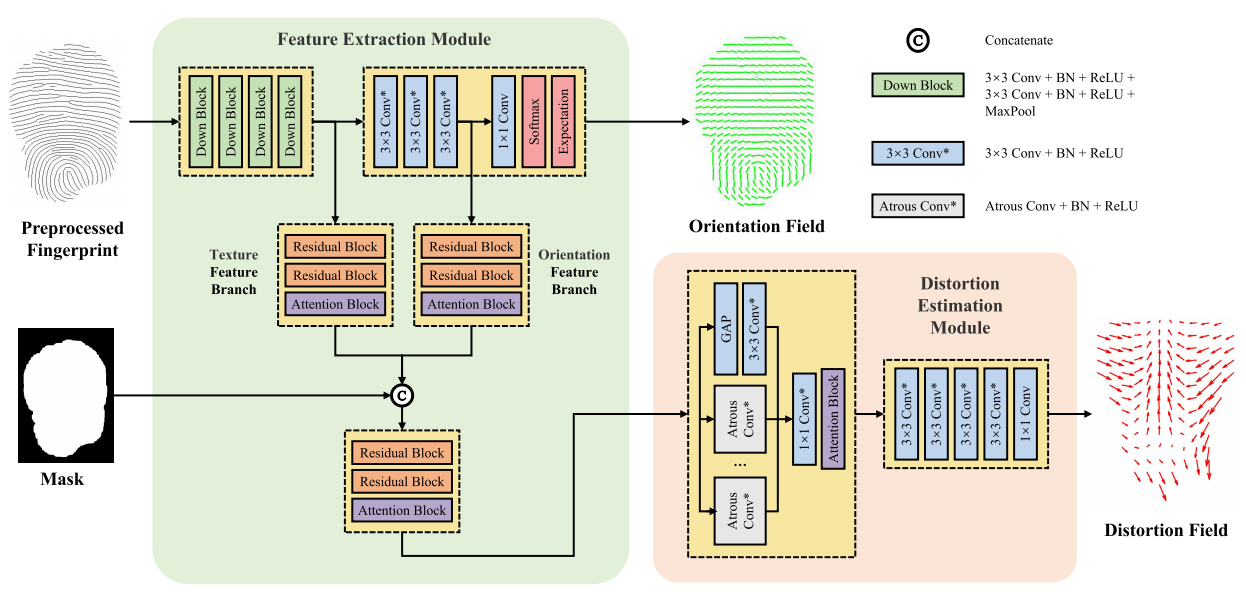
#> input picture imgs/1.png, 1246 x 594 px; its folder holds only this picture in this run
$ python -i fp_segmentation.py   (imports and definitions only)   (older library calls are emulated)
#> lines starting #> are read from the running program, lines starting #| are printed output that depends on the picture; after the words box and inside, x2 and y2 are one past the last pixel; in counts of white or black regions, pixels touching at a corner belong together
### tools/fp_orientation.py
'''
Description:
Author: Xiongjun Guan
Date: 2024-05-22 16:03:33
version: 0.0.1
LastEditors: Xiongjun Guan
LastEditTime: 2024-05-22 16:05:58

Copyright (C) 2024 by Xiongjun Guan, Tsinghua University. All rights reserved.
'''
import os

import numpy as np
import scipy.ndimage as ndi


def calc_orientation_graident(img, win_size=16, stride=8):
    # img = exposure.equalize_adapthist(img) * 255
#> called with win_size = 16, stride = 8
    Gx, Gy = np.gradient(img.astype(np.float32))
    Gxx = ndi.gaussian_filter(Gx**2, win_size / 4)
    Gyy = ndi.gaussian_filter(Gy**2, win_size / 4)
    Gxy = ndi.gaussian_filter(-Gx * Gy, win_size / 4)
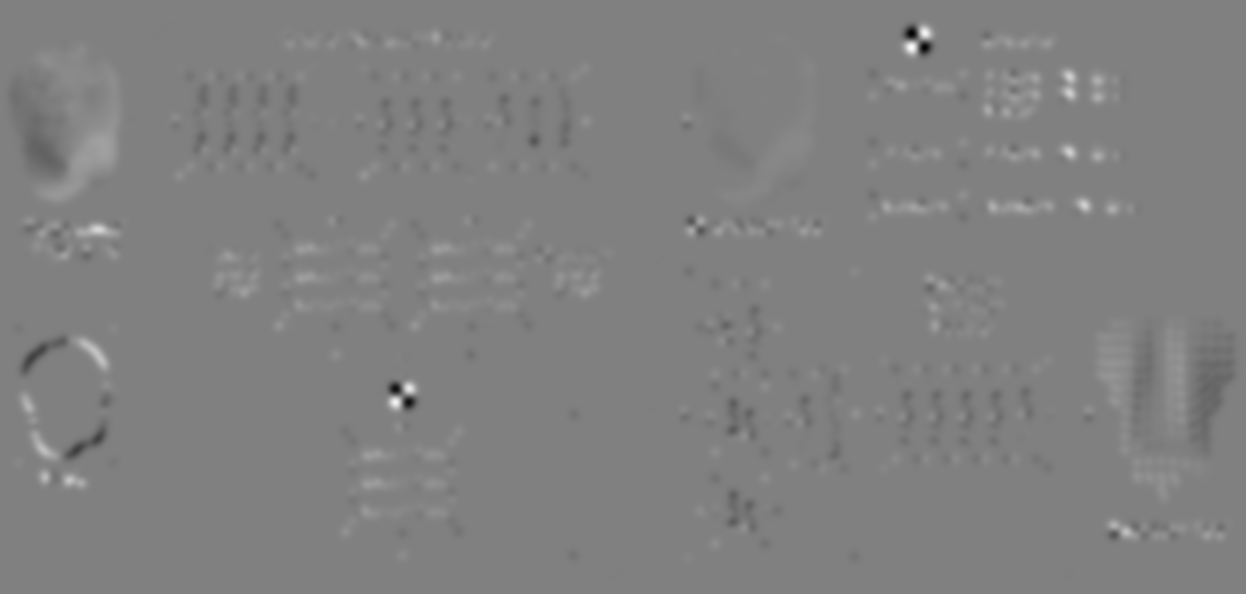
#> Gxy: shape (594, 1246) float32; min -2795.9, max 2757.2, mean 9; drawn with min black and max white
    coh = np.sqrt(
        (Gxx - Gyy)**2 + 4 * Gxy**2)  # / (Gxx + Gyy).clip(1e-6, None)
    if stride != 1:
        Gxx = ndi.uniform_filter(Gxx, stride)[::stride, ::stride]
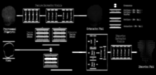
#> Gxx: shape (75, 156) float32; min -1.11e-16, max 5780.5, mean 495.5; drawn with min black and max white
        Gyy = ndi.uniform_filter(Gyy, stride)[::stride, ::stride]
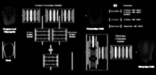
#> Gyy: shape (75, 156) float32; min -1.11e-16, max 5735.4, mean 565.1; drawn with min black and max white
        Gxy = ndi.uniform_filter(Gxy, stride)[::stride, ::stride]
#> Gxy: shape (75, 156) float32
        coh = ndi.uniform_filter(coh, stride)[::stride, ::stride]
#> coh: shape (75, 156) float32
    ori = np.arctan2(2 * Gxy, Gxx - Gyy) * 90 / np.pi
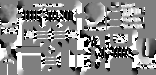
#> ori: shape (75, 156) float32; min -90, max 90, mean 7.7; drawn with min black and max white
    return ori, coh

### tools/fp_segmentation.py
'''
Description:
Author: Xiongjun Guan
Date: 2024-05-22 16:03:05
version: 0.0.1
LastEditors: Xiongjun Guan
LastEditTime: 2024-05-22 16:06:06

Copyright (C) 2024 by Xiongjun Guan, Tsinghua University. All rights reserved.
'''
import os
import os.path as osp
import sys
from glob import glob

import numpy as np
import scipy.ndimage as ndi
import torch
import torch.nn.functional as F
from PIL import Image, ImageDraw
from scipy.spatial import ConvexHull
from skimage import morphology
from skimage.filters import sobel
from skimage.segmentation import watershed

sys.path.append(osp.dirname(osp.abspath(__file__)))
from fp_orientation import calc_orientation_graident


def ridge_coherence(img, win_size=8, stride=8):
    Gx, Gy = np.gradient(img.astype(np.float32))
    coh = np.sqrt((Gx**2 - Gy**2)**2 + 4 * Gx**2 * Gy**2)
    coh = (F.avg_pool2d(torch.tensor(coh)[None, None].float(),
                        2 * win_size - 1,
                        stride=stride,
                        padding=win_size - 1).squeeze().numpy())
    return coh


def ridge_intensity(img, win_size=8, stride=8):
    coh = (F.avg_pool2d(torch.tensor(img)[None, None].float(),
                        2 * win_size - 1,
                        stride=stride,
                        padding=win_size - 1).squeeze().numpy())
    return coh


def segmentation_clustering(samples):
    """segmentation using cluster based method

    Parameters:
        samples: (N, M)
    Returns:
        [None]
    """
    pred_1 = samples[:, 0] > 20
    pred_2 = samples[:, 1] < samples[pred_1, 1].mean()
    return pred_1 | pred_2


def find_largest_connected_region(seg):
    label_im, nb_labels = ndi.label(seg)
    sizes = ndi.sum_labels(seg, label_im, index=range(0, nb_labels + 1))
    max_label = np.argmax(sizes)
    largest_seg = np.zeros_like(seg)
    largest_seg[label_im == max_label] = 1
    return largest_seg


def convex_hull_image(data):
    region = np.argwhere(data)
    hull = ConvexHull(region)
    verts = [(region[v, 0], region[v, 1]) for v in hull.vertices]
    img = Image.new("L", data.shape, 0)
    ImageDraw.Draw(img).polygon(verts, outline=1, fill=1)
    mask = np.array(img)
    return mask.T


def segmentation_postprocessing(seg, kernel_size=5, stride=8, convex=False):
    selem = np.ones((kernel_size, kernel_size))
    # seg = morphology.binary_opening(seg.astype(np.bool), footprint=selem)
    # seg = morphology.binary_closing(seg.astype(np.bool), footprint=selem)
    seg = morphology.binary_erosion(seg.astype(bool), selem)
    seg = morphology.remove_small_holes(seg,
                                        area_threshold=15000 // (stride**2))
    seg = morphology.remove_small_objects(seg, min_size=15000 // (stride**2))
    seg = morphology.binary_dilation(seg.astype(bool), selem)
    seg = find_largest_connected_region(seg)
    if convex and seg.sum() > 0:
        seg = convex_hull_image(seg)
    return seg


def segmentation_coherence(img,
                           win_size=16,
                           stride=8,
                           threshold=50,
                           convex=False,
                           resize=False):
    # average pooling
    _, coh = calc_orientation_graident(img, win_size, stride)
    if stride != 1:
        coh = ndi.zoom(coh, (img.shape[0] * 1.0 / coh.shape[0],
                             img.shape[1] * 1.0 / coh.shape[1]),
                       order=1)
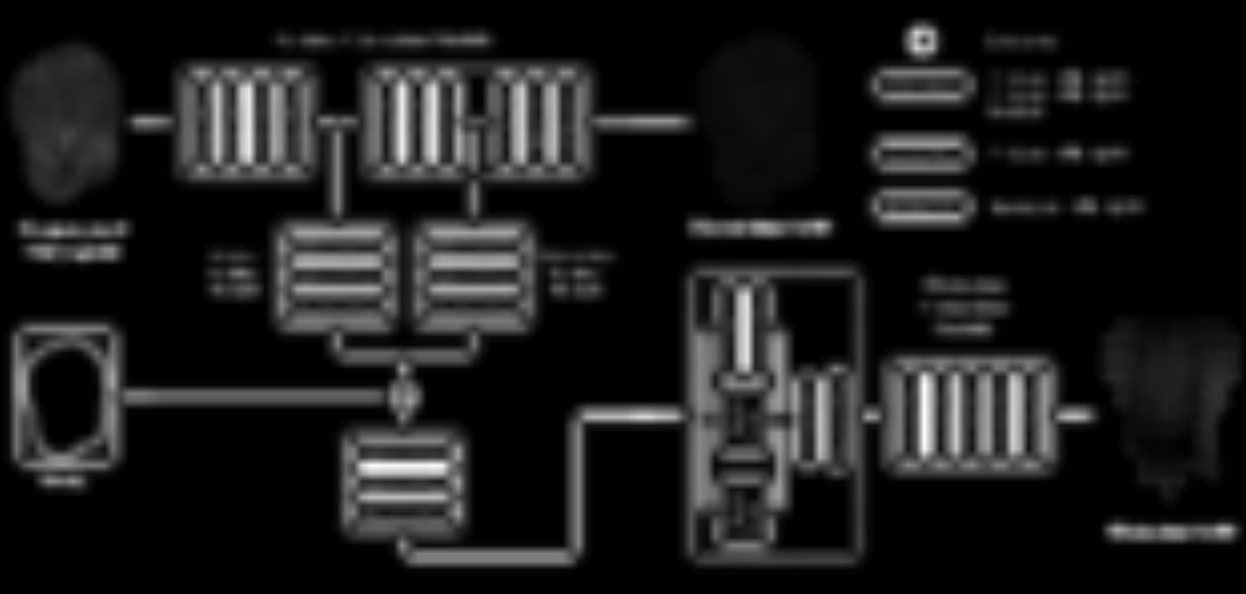
#> coh: shape (594, 1246) float32; min 0, max 5588.8, mean 644.1; drawn with min black and max white
    seg = coh > threshold
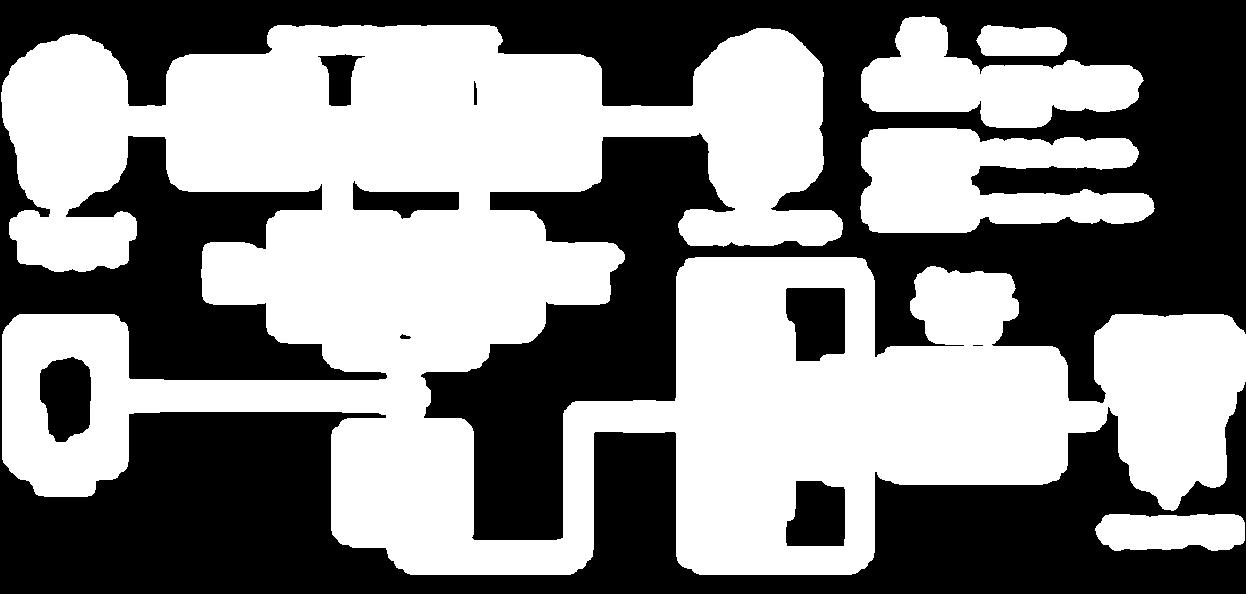
#> seg: shape (594, 1246) bool; 52.1% white; 9 black regions (1 under 20 px), largest, box (x1, y1, x2, y2) and area: (0, 0, 1246, 594) 340505, (786, 288, 845, 361) 3747, (40, 357, 91, 442) 3466

    seg = segmentation_postprocessing(seg,
                                      kernel_size=15,
                                      stride=1,
                                      convex=convex)
#> in segmentation_postprocessing, `seg = morphology.binary_erosion(seg.astype(bool), selem)`: seg: shape (594, 1246) bool; 39.5% white; 7 white regions, largest, box (x1, y1, x2, y2) and area: (9, 32, 1100, 568) 243655, (1101, 321, 1246, 502) 17780, (868, 135, 1145, 226) 12755
#> in segmentation_postprocessing, `seg = morphology.remove_small_holes(seg, area_threshold=15000 // (stri..`: seg: shape (594, 1246) bool; 42.8% white; 7 white regions, largest, box (x1, y1, x2, y2) and area: (9, 32, 1100, 568) 268516, (1101, 321, 1246, 502) 17780, (868, 135, 1145, 226) 12755
#> in segmentation_postprocessing, `seg = morphology.remove_small_objects(seg, min_size=15000 // (stride**..`: seg: shape (594, 1246) bool; 38.7% white; 2 white regions, box (x1, y1, x2, y2) and area: (9, 32, 1100, 568) 268516, (1101, 321, 1246, 502) 17780
#> in segmentation_postprocessing, `seg = morphology.binary_dilation(seg.astype(bool), selem)`:
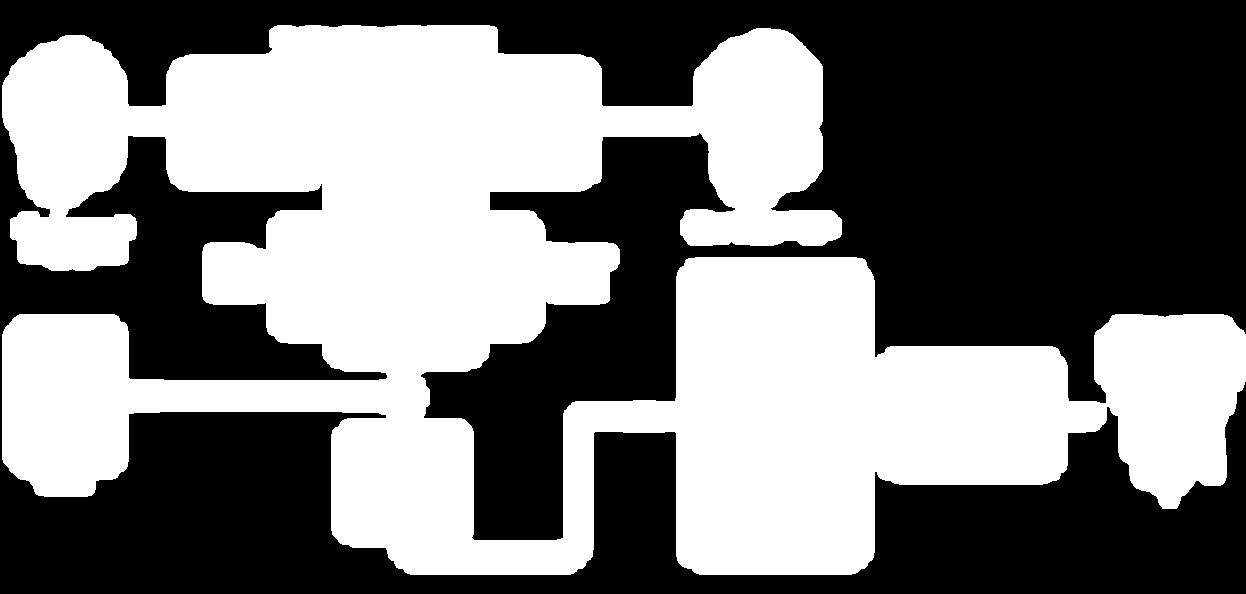
#> seg: shape (594, 1246) bool; 46.9% white; 1 white region, box (x1, y1, x2, y2) and area: (2, 25, 1246, 575) 347388
#> in find_largest_connected_region, `label_im, nb_labels = ndi.label(seg)`: nb_labels = 1
#> in find_largest_connected_region, `sizes = ndi.sum_labels(seg, label_im, index=range(0, nb_labels + 1))`: sizes = [0, 347388]
#> in find_largest_connected_region, `max_label = np.argmax(sizes)`: max_label = 1
    return seg


# [2 lines not run here, left out]

>>> import cv2
>>> picture = cv2.imread('../imgs/1.png', cv2.IMREAD_GRAYSCALE)
>>> result = segmentation_coherence(picture)
